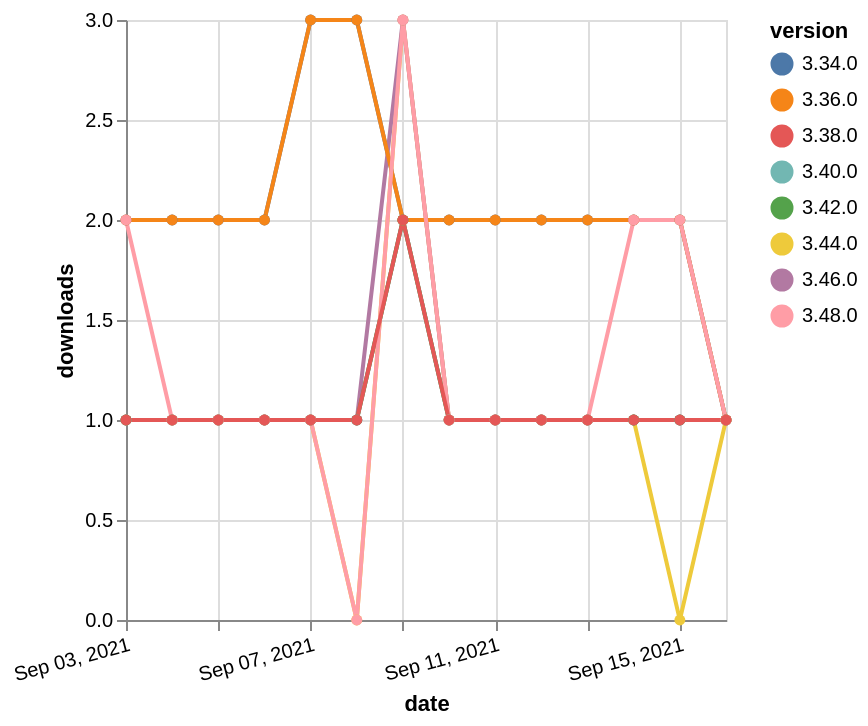

Specify this chart in Vega-Lite:
### Vega-Lite specification from a JSON file in a GitHub repository (floating-point values rounded to 4 significant figures)
{"$schema": "https://vega.github.io/schema/vega-lite/v5.json", "description": "A simple bar chart with embedded data.", "data": {"values": [{"date": "2021-09-03", "total": 156, "delta": 1, "version": "3.44.0"}, {"date": "2021-09-04", "total": 157, "delta": 1, "version": "3.44.0"}, {"date": "2021-09-05", "total": 158, "delta": 1, "version": "3.44.0"}, {"date": "2021-09-06", "total": 159, "delta": 1, "version": "3.44.0"}, {"date": "2021-09-07", "total": 160, "delta": 1, "version": "3.44.0"}, {"date": "2021-09-08", "total": 160, "delta": 0, "version": "3.44.0"}, {"date": "2021-09-09", "total": 163, "delta": 3, "version": "3.44.0"}, {"date": "2021-09-10", "total": 164, "delta": 1, "version": "3.44.0"}, {"date": "2021-09-11", "total": 165, "delta": 1, "version": "3.44.0"}, {"date": "2021-09-12", "total": 166, "delta": 1, "version": "3.44.0"}, {"date": "2021-09-13", "total": 167, "delta": 1, "version": "3.44.0"}, {"date": "2021-09-14", "total": 168, "delta": 1, "version": "3.44.0"}, {"date": "2021-09-15", "total": 168, "delta": 0, "version": "3.44.0"}, {"date": "2021-09-16", "total": 169, "delta": 1, "version": "3.44.0"}, {"date": "2021-09-03", "total": 2380, "delta": 2, "version": "3.34.0"}, {"date": "2021-09-04", "total": 2382, "delta": 2, "version": "3.34.0"}, {"date": "2021-09-05", "total": 2384, "delta": 2, "version": "3.34.0"}, {"date": "2021-09-06", "total": 2386, "delta": 2, "version": "3.34.0"}, {"date": "2021-09-07", "total": 2389, "delta": 3, "version": "3.34.0"}, {"date": "2021-09-08", "total": 2392, "delta": 3, "version": "3.34.0"}, {"date": "2021-09-09", "total": 2394, "delta": 2, "version": "3.34.0"}, {"date": "2021-09-10", "total": 2396, "delta": 2, "version": "3.34.0"}, {"date": "2021-09-11", "total": 2398, "delta": 2, "version": "3.34.0"}, {"date": "2021-09-12", "total": 2400, "delta": 2, "version": "3.34.0"}, {"date": "2021-09-13", "total": 2402, "delta": 2, "version": "3.34.0"}, {"date": "2021-09-14", "total": 2404, "delta": 2, "version": "3.34.0"}, {"date": "2021-09-15", "total": 2406, "delta": 2, "version": "3.34.0"}, {"date": "2021-09-16", "total": 2407, "delta": 1, "version": "3.34.0"}, {"date": "2021-09-03", "total": 196, "delta": 1, "version": "3.40.0"}, {"date": "2021-09-04", "total": 197, "delta": 1, "version": "3.40.0"}, {"date": "2021-09-05", "total": 198, "delta": 1, "version": "3.40.0"}, {"date": "2021-09-06", "total": 199, "delta": 1, "version": "3.40.0"}, {"date": "2021-09-07", "total": 200, "delta": 1, "version": "3.40.0"}, {"date": "2021-09-08", "total": 201, "delta": 1, "version": "3.40.0"}, {"date": "2021-09-09", "total": 203, "delta": 2, "version": "3.40.0"}, {"date": "2021-09-10", "total": 204, "delta": 1, "version": "3.40.0"}, {"date": "2021-09-11", "total": 205, "delta": 1, "version": "3.40.0"}, {"date": "2021-09-12", "total": 206, "delta": 1, "version": "3.40.0"}, {"date": "2021-09-13", "total": 207, "delta": 1, "version": "3.40.0"}, {"date": "2021-09-14", "total": 208, "delta": 1, "version": "3.40.0"}, {"date": "2021-09-15", "total": 209, "delta": 1, "version": "3.40.0"}, {"date": "2021-09-16", "total": 210, "delta": 1, "version": "3.40.0"}, {"date": "2021-09-03", "total": 186, "delta": 1, "version": "3.46.0"}, {"date": "2021-09-04", "total": 187, "delta": 1, "version": "3.46.0"}, {"date": "2021-09-05", "total": 188, "delta": 1, "version": "3.46.0"}, {"date": "2021-09-06", "total": 189, "delta": 1, "version": "3.46.0"}, {"date": "2021-09-07", "total": 190, "delta": 1, "version": "3.46.0"}, {"date": "2021-09-08", "total": 191, "delta": 1, "version": "3.46.0"}, {"date": "2021-09-09", "total": 194, "delta": 3, "version": "3.46.0"}, {"date": "2021-09-10", "total": 195, "delta": 1, "version": "3.46.0"}, {"date": "2021-09-11", "total": 196, "delta": 1, "version": "3.46.0"}, {"date": "2021-09-12", "total": 197, "delta": 1, "version": "3.46.0"}, {"date": "2021-09-13", "total": 198, "delta": 1, "version": "3.46.0"}, {"date": "2021-09-14", "total": 199, "delta": 1, "version": "3.46.0"}, {"date": "2021-09-15", "total": 200, "delta": 1, "version": "3.46.0"}, {"date": "2021-09-16", "total": 201, "delta": 1, "version": "3.46.0"}, {"date": "2021-09-03", "total": 222, "delta": 1, "version": "3.42.0"}, {"date": "2021-09-04", "total": 223, "delta": 1, "version": "3.42.0"}, {"date": "2021-09-05", "total": 224, "delta": 1, "version": "3.42.0"}, {"date": "2021-09-06", "total": 225, "delta": 1, "version": "3.42.0"}, {"date": "2021-09-07", "total": 226, "delta": 1, "version": "3.42.0"}, {"date": "2021-09-08", "total": 227, "delta": 1, "version": "3.42.0"}, {"date": "2021-09-09", "total": 229, "delta": 2, "version": "3.42.0"}, {"date": "2021-09-10", "total": 230, "delta": 1, "version": "3.42.0"}, {"date": "2021-09-11", "total": 231, "delta": 1, "version": "3.42.0"}, {"date": "2021-09-12", "total": 232, "delta": 1, "version": "3.42.0"}, {"date": "2021-09-13", "total": 233, "delta": 1, "version": "3.42.0"}, {"date": "2021-09-14", "total": 234, "delta": 1, "version": "3.42.0"}, {"date": "2021-09-15", "total": 235, "delta": 1, "version": "3.42.0"}, {"date": "2021-09-16", "total": 236, "delta": 1, "version": "3.42.0"}, {"date": "2021-09-03", "total": 2293, "delta": 2, "version": "3.36.0"}, {"date": "2021-09-04", "total": 2295, "delta": 2, "version": "3.36.0"}, {"date": "2021-09-05", "total": 2297, "delta": 2, "version": "3.36.0"}, {"date": "2021-09-06", "total": 2299, "delta": 2, "version": "3.36.0"}, {"date": "2021-09-07", "total": 2302, "delta": 3, "version": "3.36.0"}, {"date": "2021-09-08", "total": 2305, "delta": 3, "version": "3.36.0"}, {"date": "2021-09-09", "total": 2307, "delta": 2, "version": "3.36.0"}, {"date": "2021-09-10", "total": 2309, "delta": 2, "version": "3.36.0"}, {"date": "2021-09-11", "total": 2311, "delta": 2, "version": "3.36.0"}, {"date": "2021-09-12", "total": 2313, "delta": 2, "version": "3.36.0"}, {"date": "2021-09-13", "total": 2315, "delta": 2, "version": "3.36.0"}, {"date": "2021-09-14", "total": 2317, "delta": 2, "version": "3.36.0"}, {"date": "2021-09-15", "total": 2319, "delta": 2, "version": "3.36.0"}, {"date": "2021-09-16", "total": 2320, "delta": 1, "version": "3.36.0"}, {"date": "2021-09-03", "total": 123, "delta": 2, "version": "3.48.0"}, {"date": "2021-09-04", "total": 124, "delta": 1, "version": "3.48.0"}, {"date": "2021-09-05", "total": 125, "delta": 1, "version": "3.48.0"}, {"date": "2021-09-06", "total": 126, "delta": 1, "version": "3.48.0"}, {"date": "2021-09-07", "total": 127, "delta": 1, "version": "3.48.0"}, {"date": "2021-09-08", "total": 127, "delta": 0, "version": "3.48.0"}, {"date": "2021-09-09", "total": 130, "delta": 3, "version": "3.48.0"}, {"date": "2021-09-10", "total": 131, "delta": 1, "version": "3.48.0"}, {"date": "2021-09-11", "total": 132, "delta": 1, "version": "3.48.0"}, {"date": "2021-09-12", "total": 133, "delta": 1, "version": "3.48.0"}, {"date": "2021-09-13", "total": 134, "delta": 1, "version": "3.48.0"}, {"date": "2021-09-14", "total": 136, "delta": 2, "version": "3.48.0"}, {"date": "2021-09-15", "total": 138, "delta": 2, "version": "3.48.0"}, {"date": "2021-09-16", "total": 139, "delta": 1, "version": "3.48.0"}, {"date": "2021-09-03", "total": 295, "delta": 1, "version": "3.38.0"}, {"date": "2021-09-04", "total": 296, "delta": 1, "version": "3.38.0"}, {"date": "2021-09-05", "total": 297, "delta": 1, "version": "3.38.0"}, {"date": "2021-09-06", "total": 298, "delta": 1, "version": "3.38.0"}, {"date": "2021-09-07", "total": 299, "delta": 1, "version": "3.38.0"}, {"date": "2021-09-08", "total": 300, "delta": 1, "version": "3.38.0"}, {"date": "2021-09-09", "total": 302, "delta": 2, "version": "3.38.0"}, {"date": "2021-09-10", "total": 303, "delta": 1, "version": "3.38.0"}, {"date": "2021-09-11", "total": 304, "delta": 1, "version": "3.38.0"}, {"date": "2021-09-12", "total": 305, "delta": 1, "version": "3.38.0"}, {"date": "2021-09-13", "total": 306, "delta": 1, "version": "3.38.0"}, {"date": "2021-09-14", "total": 307, "delta": 1, "version": "3.38.0"}, {"date": "2021-09-15", "total": 308, "delta": 1, "version": "3.38.0"}, {"date": "2021-09-16", "total": 309, "delta": 1, "version": "3.38.0"}]}, "width": "container", "mark": {"type": "line", "point": {"filled": true}}, "encoding": {"x": {"field": "date", "type": "temporal", "timeUnit": "yearmonthdate", "title": "date", "axis": {"labelAngle": -15}}, "y": {"field": "delta", "type": "quantitative", "title": "downloads"}, "color": {"field": "version", "type": "nominal"}, "tooltip": {"field": "delta"}}}
